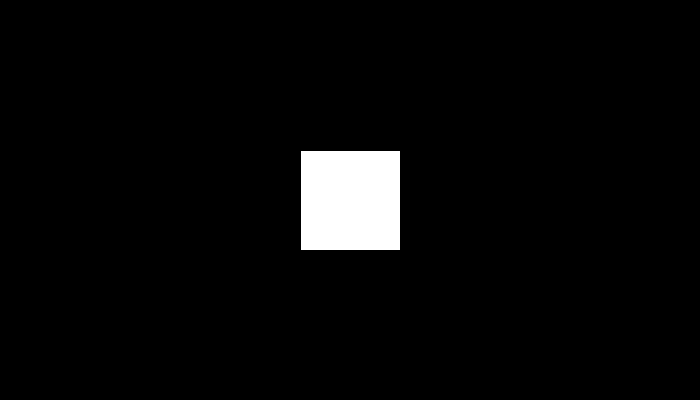
Frame 1 (no input)
Frame 60 (the mouse pressed at the canvas centre just before this capture): identical to frame 1, image omitted
Frame 120 (the mouse held since frame 60 and released just before this capture): identical to frame 1, image omitted

The Processing sketch that drew this single still picture (run headless with seeded random() and noise(); from frame 60 on, the mouse is pressed at the canvas centre):

// Processing sketch: Hello_World
// ── Hello_World.pde
//Global Variables
int appWidth, appHeight, squareXpos = 700/2 - 50, squareYpos = 400/2 - 50;
void setup() {
  
  //Declaring Display Geometry: landscape, square, portrait
  size(700 , 400); //Able to deploy with fullScreen();
  appWidth = width;
  appHeight = height;
  background (0);
  
  //Concatenation: , or + (i.e space)
  println("\t\t\t Width="+width,"\t Height="+height);
  println("Display Monitor:", "\t Width:"+displayWidth, "\t Height:"+displayHeight);
  
  
  String ls ="Landscape or Square", p="portrait", DO="Display Orientation", instruct="Bru, turn your phun";
  if ( appWidth < appHeight) {//Declaring Ladscape and Square
  println(instruct);
} else {
  println("Display: Good to go");
  if ( appWidth > displayWidth ) {//Fitting CANVAS into monitor Display
    appWidth=0;
    appHeight=0;
    println("Display: Stop, Program is broken");
  } else {
    //Empty Else
  }
}


} //End setup


void draw() {
  background (0);
  square( squareXpos, squareYpos, 100);
} //End draw

void keyTyped() {
  if (key == 119) {squareYpos -= 50;}
  if (key == 115) {squareYpos += 50;}
  if (key == 100) {squareXpos += 50;}
  if (key == 97) {squareXpos -= 50;}
println("typed " + int(key) + " " + keyCode);
}

void keyPressed() {} //End KeyPressed


void mousePressed() {
  println ("Suqare Corner Position", "\t" +squareXpos, "\t" +squareYpos);
} //End mousePressed


// End Main Program
